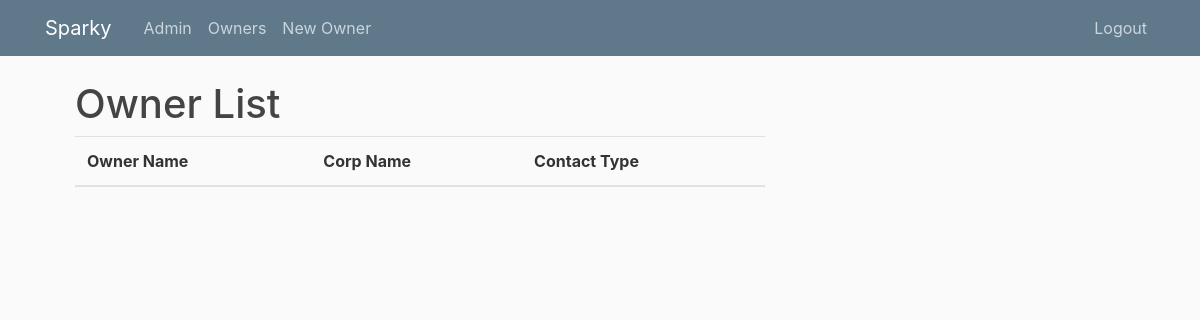
Before: /owner/ (signed in) with the older database file.
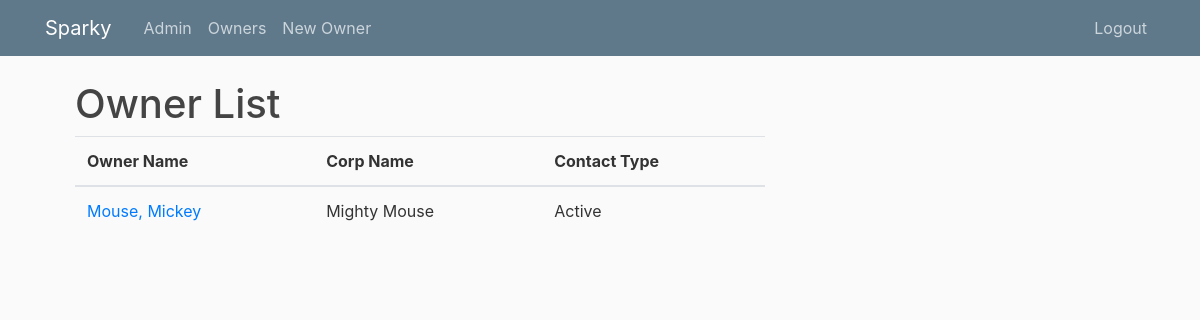
After: the same page with the newer database file.
### data_entry/models.py (models this page shows, shortened)
class OwnerInfo(models.Model):
    CONTACT_TYPE = [
        ('On boarding', 'On boarding'),
        ('Active', 'Active Paid'),
        ('Former', 'Former')
    ]
    ACCOUNT_MNGR = [
        ('Thomas', 'Thomas'),
        ('Patrick', 'Patrick')
    ]
    owner_id = models.AutoField(primary_key=True, editable=False)
    first_name = models.CharField(max_length=255)
    last_name = models.CharField(max_length=255)
    personal_email = models.EmailField(max_length=255)
    corp_email = models.EmailField(max_length=255)
    phone_1 = models.CharField(("Phone ex. 123-123-4567"), max_length=20)
    phone_2 = models.CharField(
        ("Alt Phone ex. 123-123-4567"), max_length=20, blank=True)
    home_address = models.CharField(max_length=255)
    old_home_address = models.CharField(
        ("Previous Address"), max_length=255, blank=True)
    ssn = models.CharField(max_length=9)
    corp_name = models.CharField(max_length=255)
    second_corp = models.CharField(max_length=255, blank=True)
    referral = models.URLField(max_length=200, blank=True)
    date_of_birth = models.DateField()
    contact_type = models.CharField(max_length=255, choices=CONTACT_TYPE)
    account_manager = models.CharField(max_length=255, choices=ACCOUNT_MNGR)
    gdrive = models.URLField(max_length=200)
    payments = Case(
            When(contact_type='Active', then=250), default=0,
            output_field=models.PositiveIntegerField
            )

### data_entry/views.py (the view)
# urls.py: path('', views.Data, name='crm_data'),
@login_required
def Data(request):
    corps = OwnerInfo.objects.all()
    return render(request, 'data_entry/owner_list.html', {'corps': corps})

### data_entry/templates/data_entry/owner_list.html
{% extends 'data_entry/base.html' %}
{% block content %}
    <H1>Owner List</H1>
    <table class="table">
        <thead>
            <tr>
                <th>Owner Name</th>
                <th>Corp Name</th>
                <th>Contact Type</th>
            </tr>
        </thead>
        <tbody>
        {% for corp in corps %}
            <tr>
                <td>
                    {% if perms.users.is_admin %}<a href="{% url 'owner' corp.owner_id %}">{{corp.last_name}}, {{corp.first_name}}</a>
                    {% elif perms.users.is_appstaff %}<a href="{% url 'owner' corp.owner_id %}">{{corp.last_name}}, {{corp.first_name}}</a>
                    {% else %}<a href="{% url 'restricted' corp.owner_id %}">{{corp.last_name}}, {{corp.first_name}}</a>
                    {% endif %}
                </td>
                <td>{{corp.corp_name}}</td>
                <td>{{corp.contact_type}}</td>
            </tr>
        {% endfor %}
        </tbody>
{% endblock content %}

### data_entry/templates/data_entry/base.html (shortened to what this page needs)
{% load static %}
<!DOCTYPE html>
<html>
<head>
    <link rel="stylesheet" href="https://maxcdn.bootstrapcdn.com/bootstrap/4.0.0/css/bootstrap.min.css">
    <link rel="stylesheet" type="text/css" href="{% static 'data_entry/main.css' %}">
</head>
<body>
    <header class="site-header">
      <nav class="navbar navbar-expand-md navbar-dark bg-steel fixed-top">
        <div class="container">
          {% if user.is_authenticated %}
            <a class="navbar-brand mr-4" href="/owner">Sparky</a>
          {% else %}
            <a class="navbar-brand mr-4" href="{% url 'login' %}">Sparky</a>
          {% endif %}
          <div class="collapse navbar-collapse" id="navbarToggle">
            <div class="navbar-nav mr-auto">
            {% if user.is_authenticated and perms.user.is_admin %}
              <a class="nav-item nav-link" href="#">Admin</a>
              <a class="nav-item nav-link" href="/owner">Owners</a>
              <a class="nav-item nav-link" href="/newowner">New Owner</a>
            {% elif user.is_authenticated and perms.users.is_appstaff %}
              <a class="nav-item nav-link" href="/owner"}>Owners</a>
              <a class="nav-item nav-link" href="#">Support</a>
            {% elif user.is_authenticated %}
              <a class="nav-item nav-link" href="/owner"}>Owners</a>
            {% endif %}
            </div>
            <div class="navbar-nav">
              <div class="navbar-nav">
                {% if user.is_authenticated %}
                  <a class="nav-item nav-link" href="{% url 'logout' %}">Logout</a>
                {% endif %}
              </div>
            </div>
          </div>
        </div>
      </nav>
    </header>
    <main role="main" class="container">
      <div class="col">
        <div class="col-md-8">
          {% block content %}{% endblock %}
        </div>
      </div>
    </main>
</body>
</html>

### data_entry/static/data_entry/main.css (style rules this page uses)
body { background: #fafafa; color: #333333; margin-top: 5rem; }
h1, h2, h3, h4, h5, h6 { color: #444444; }
.bg-steel { background-color: #5f788a; }
.site-header .navbar-nav .nav-link { color: #cbd5db; }

Changed rows visible on the page:
added OwnerInfo: last_name "Mouse", first_name "Mickey", corp_name "Mighty Mouse", contact_type "Active"
